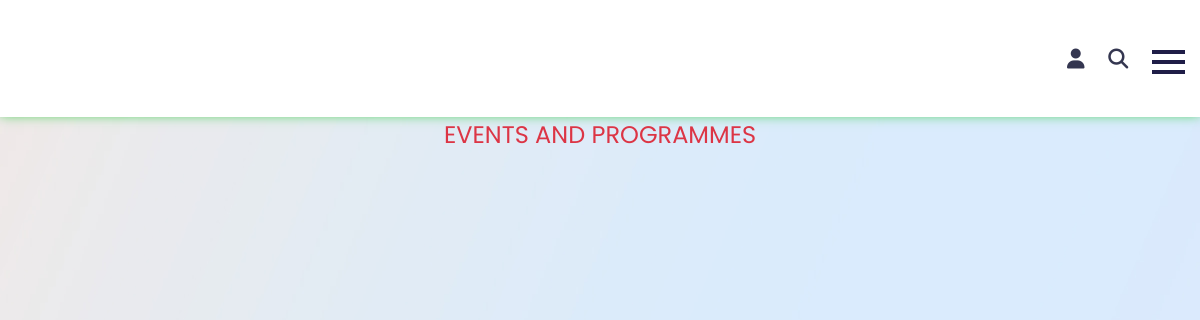
Page /events/ on the earlier database version.
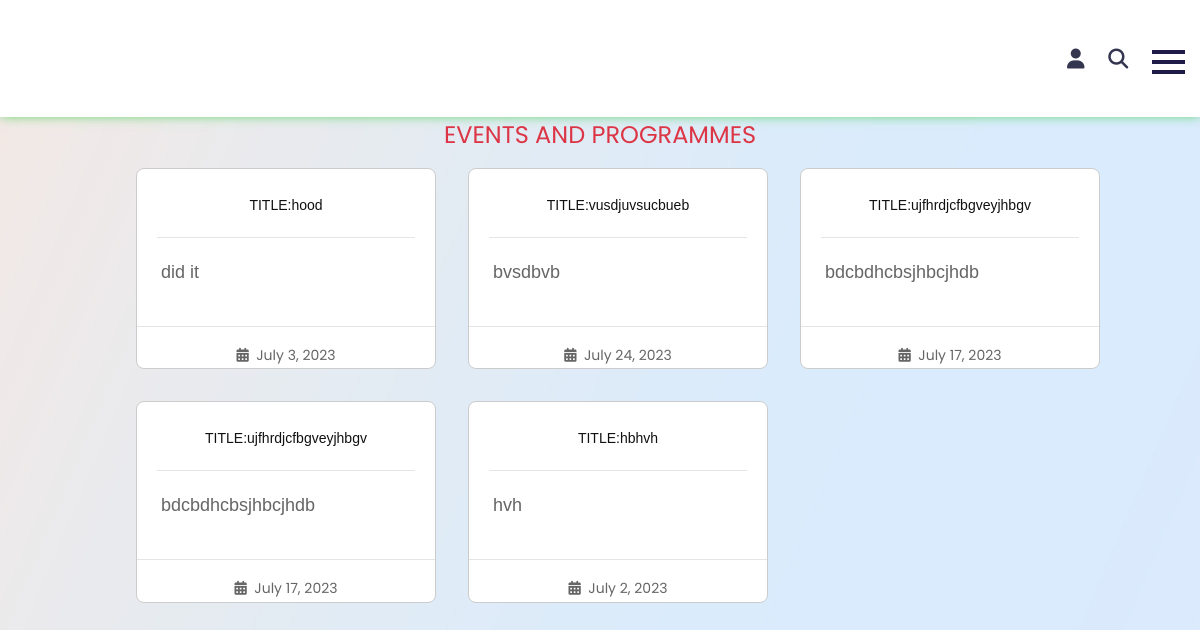
Same page on the later database version.
### core/models.py (models this page shows, shortened)
class Events(models.Model):
    date=models.DateField()
    title=models.CharField(max_length=60)
    decription=models.CharField(max_length=60)
    class Meta:
        verbose_name_plural="Events"

### core/views.py (the view)
# urls.py: path("events/",views.events,name="events"),
def events(request):
    events=Events.objects.all()
    context={"events":events}
    return render(request,"core/events.html",context)

### core/templates/core/events.html (shortened to what this page needs)
<!DOCTYPE html>
{% load static %}
<html lang="en">
   <head>
      <link rel="stylesheet" href="{% static 'core/css/bootstrap.min.css' %}">
      <link rel="stylesheet" href="{% static 'core/css/style.css' %}">
      <link rel="stylesheet" href="{% static 'core/css/responsive.css' %}">
      <link rel="stylesheet" href="https://cdnjs.cloudflare.com/ajax/libs/font-awesome/4.7.0/css/font-awesome.min.css">
   </head>
   <body class="main-layout inner_page body">
      <header>
         <div class="head-top">
            <div class="container-fluid">
               <div class="row d_flex">
                  <div class="col-sm-3">
                     <div class="logo">
                     </div>
                  </div>
                  <div class="col-sm-9">
                     <ul class="email text_align_right">
                        <li><a href="Javascript:void(0)"><i class="fa fa-user" aria-hidden="true"></i></a></li>
                        <li><a href="Javascript:void(0)"><i class="fa fa-search" aria-hidden="true"></i></a></li>
                        <li> <button class="openbtn" onclick="openNav()"><img src="{% static 'core/images/menu_btn.png' %}"></button></li>
                     </ul>
                  </div>
               </div>
            </div>
         </div>
      </header>
   <h1 class="text-danger fw-bold text-center">EVENTS AND PROGRAMMES</h1>
      <section class="main-section">
         {% for event in events  %}
               <div class="card">
                  <div class="card-body">
                     <h6 class=" text-center p-2" style="font-family:'Mukta', sans-serif;font-size:14px;">TITLE:{{event.title}}</h6>
                     <hr>
                     <p style="font-family:'Lexend', sans-serif;font-size:18px;" class="p-1">{{event.decription}}</p>
                  </div>
                  <hr>
                  <div class="text-center"><i class="fa fa-calendar"></i>&nbsp;&nbsp;{{event.date}}</p></div>
               </div>
         {% endfor %}
      </section>
   </body>
</html>

Differences in the rows shown:
added Events: title "hood", decription "did it", date "July 3, 2023"
added Events: title "vusdjuvsucbueb", decription "bvsdbvb", date "July 24, 2023"
added Events: title "ujfhrdjcfbgveyjhbgv", decription "bdcbdhcbsjhbcjhdb", date "July 17, 2023"
added Events: title "ujfhrdjcfbgveyjhbgv", decription "bdcbdhcbsjhbcjhdb", date "July 17, 2023"
added Events: title "hbhvh", decription "hvh", date "July 2, 2023"
